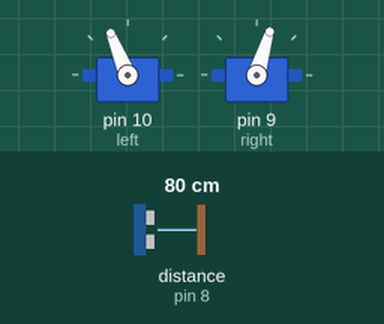
Recording of a sketch running on a simulated Arduino Uno, built with avr-gcc and run on an emulated ATmega328P. Shown: 2 × servo. Inputs (shaded band) come from the test bench; at power-on: distance to the obstacle (sensor on pin 8) 80 cm. The echo pulse lasts 58.3 µs per cm.

Above: at 1.2 s.
1.3 s: distance to the obstacle (sensor on pin 8) set to 12 cm
2.8 s: distance to the obstacle (sensor on pin 8) set to 9 cm
At 3.6 s:
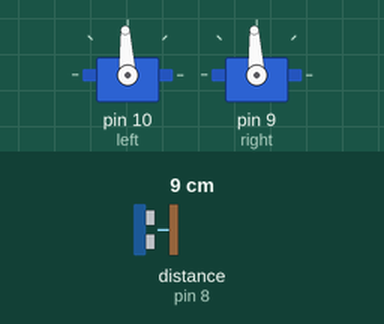
4.3 s: distance to the obstacle (sensor on pin 8) set to 18 cm
At 5.5 s:
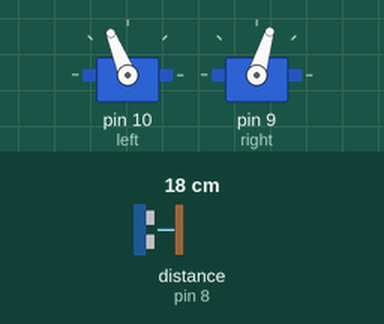
5.8 s: distance to the obstacle (sensor on pin 8) set to 2 cm
At 6.9 s:
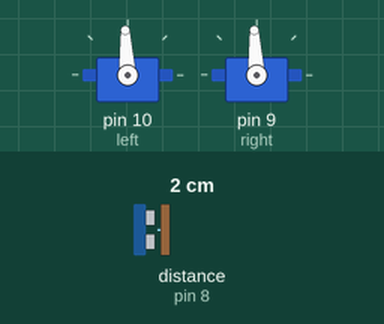
Timing chart, 0 to 8.3 s (numbered marks = the images above; inputs shaded):
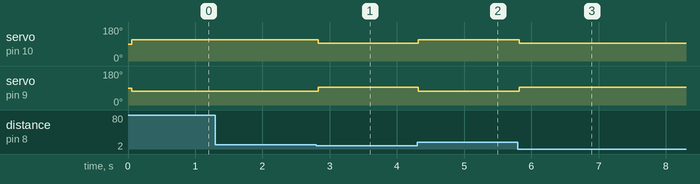

The sketch:

User_Program4_1.ino
```cpp
/*Software 1073 Arduino BoeBots
User Program
Method stubs are pre-made. add your own code to complete the challenge!

Program Task: Have the robot drive forward until the ultrasonic sees a wall
Feel free to view the example program within the same folder if you need help!
*/

#include <NewPing.h>
#include <Servo.h>
#define TRIGGER_PIN 12
#define ECHO_PIN 8
#define MAX_DISTANCE 200
NewPing sonar(TRIGGER_PIN, ECHO_PIN, MAX_DISTANCE);
Servo left;
Servo right;
int forward = 1700;
int forwar = 1300;
int poo = 1500;
void setup(){
  left.attach(10);
  right.attach(9);
}

void loop(){
  delay(50);
  unsigned int uS = sonar.ping();
  unsigned int cmDist = uS / US_ROUNDTRIP_CM;
  Serial.println(cmDist);
  if (cmDist <= 10)
  {
    right.writeMicroseconds(poo);
    left.writeMicroseconds(poo);
  }
  else
  {
    left.writeMicroseconds(forward);
    right.writeMicroseconds(forwar);
  }


}
```

Measured:
- the behaviour switches between 11 and 10 cm on distance to the obstacle (sensor on pin 8) (found by bisection; images 0 and 1)
- after the input at 1.3 s, every drawn part: stays the same
- after the input at 2.8 s, servo on pin 10 (left): 112° → 93° at once; servo on pin 9 (right): 73° → 93° at once
- after the input at 4.3 s, servo on pin 10 (left): 93° → 112° at once; servo on pin 9 (right): 93° → 73° at once
- after the input at 5.8 s, servo on pin 10 (left): 112° → 93° at once; servo on pin 9 (right): 73° → 93° at once
